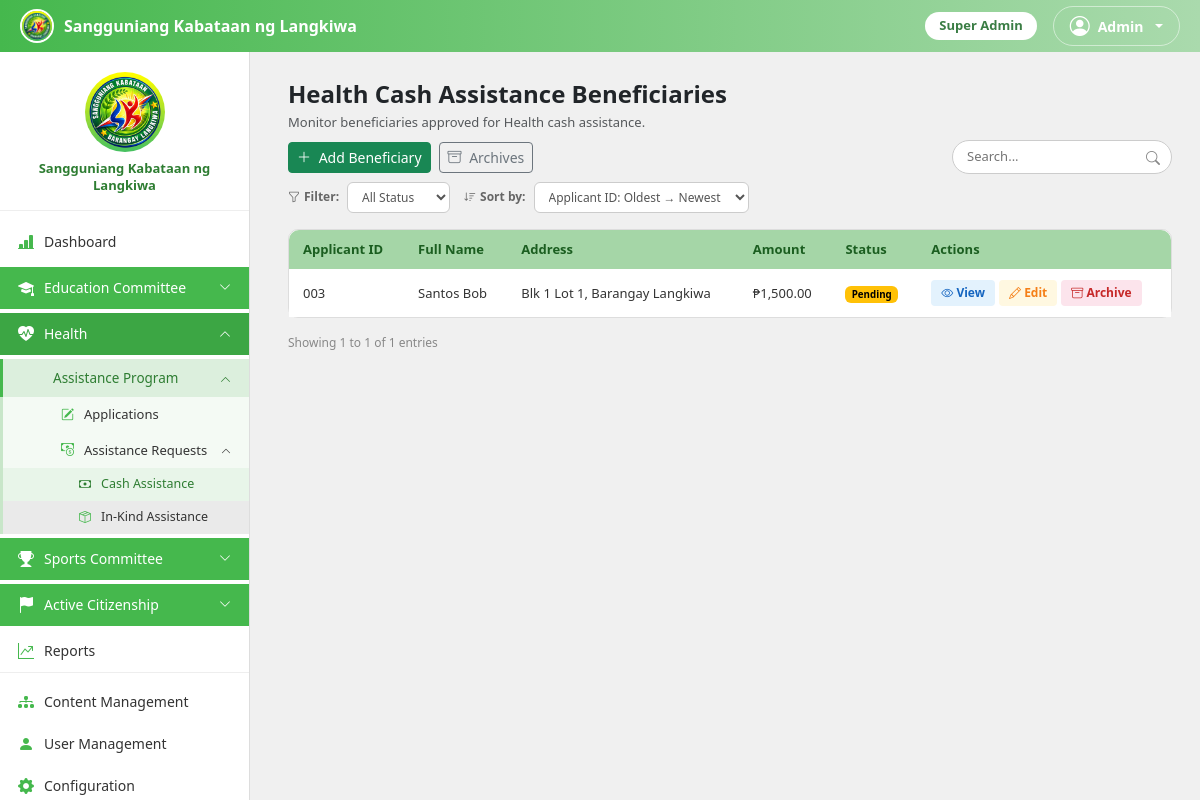
/admin/Health/HealthCashAssistance.php (signed in), run on the app's committed database.
### tables this page shows
CREATE TABLE site_settings (
    id TINYINT PRIMARY KEY DEFAULT 1,
    logo_path VARCHAR(255) NULL,
    about_text TEXT NULL,
    sk_office_address VARCHAR(255) NULL,
    contact_number VARCHAR(40) NULL,
    office_hours VARCHAR(100) NULL,
    site_name VARCHAR(150) NULL,
    tagline VARCHAR(200) NULL,
    welcome_message TEXT NULL,
    email VARCHAR(150) NULL,
    facebook_url VARCHAR(255) NULL,
    terms_conditions TEXT NULL,
    privacy_policy TEXT NULL,
    allow_public_applications TINYINT(1) NOT NULL DEFAULT 1,
    show_announcements TINYINT(1) NOT NULL DEFAULT 1,
    current_academic_year VARCHAR(20) NOT NULL DEFAULT '2025-2026',
    current_semester VARCHAR(20) NOT NULL DEFAULT '2nd Semester',
    requirements_deadline DATE NULL COMMENT 'Cutoff for scholars to submit updated requirements for the current term; set via End Semester or edited manually in Site Settings',
    requirements_open TINYINT(1) NOT NULL DEFAULT 0 COMMENT 'Whether scholars can currently submit updated requirements. Turned on by End Semester (a fresh renewal window for the new term); auto-treated as closed again once requirements_deadline passes',
    default_allowance_amount DECIMAL(10,2) NOT NULL DEFAULT 2000.00,
    activities_required_per_term INT NOT NULL DEFAULT 3
);

CREATE TABLE users (
    user_id INT AUTO_INCREMENT PRIMARY KEY,
    last_name VARCHAR(100) NOT NULL,
    first_name VARCHAR(100) NOT NULL,
    middle_name VARCHAR(100) NULL,
    age INT NULL,
    gender ENUM('Male','Female') NULL,
    email VARCHAR(150) NOT NULL UNIQUE,
    password_hash VARCHAR(255) NOT NULL,
    role ENUM('applicant','scholar','admin','committee_admin','secretary','treasurer') NOT NULL DEFAULT 'applicant',
    position_title VARCHAR(100) NULL,
    profile_photo VARCHAR(255) NULL,
    status ENUM('active','inactive','archived') NOT NULL DEFAULT 'active',
    created_at DATETIME NOT NULL DEFAULT CURRENT_TIMESTAMP,
    archived_at DATETIME NULL
);

CREATE TABLE committees (
    committee_id INT AUTO_INCREMENT PRIMARY KEY,
    code VARCHAR(40) NOT NULL UNIQUE,
    name VARCHAR(150) NOT NULL,
    description VARCHAR(255) NULL,
    icon VARCHAR(60) NULL,
    archived_at DATETIME NULL
);

CREATE TABLE program_tabs (
    tab_id INT AUTO_INCREMENT PRIMARY KEY,
    committee_id INT NOT NULL,
    program_id INT NULL DEFAULT NULL COMMENT 'Links this tab to a catalog entry in programs — NULL for the two built-in tracks (scholarship/assistance)',
    track_code VARCHAR(30) NOT NULL,
    label VARCHAR(100) NOT NULL,
    icon VARCHAR(60) NOT NULL DEFAULT 'bi-hand-holding-heart-fill',
    is_visible TINYINT(1) NOT NULL DEFAULT 1,
    sort_order INT NOT NULL DEFAULT 0,
    max_slots INT NULL DEFAULT NULL COMMENT 'NULL = unlimited slots for this program',
    UNIQUE KEY uniq_committee_track (committee_id, track_code),
    FOREIGN KEY (committee_id) REFERENCES committees(committee_id)
);

CREATE TABLE assistance_beneficiaries (
    beneficiary_id INT AUTO_INCREMENT PRIMARY KEY,
    application_id INT NOT NULL UNIQUE,
    type ENUM('cash','in_kind') NOT NULL,
    amount DECIMAL(10,2) NULL,
    items VARCHAR(255) NULL,
    quantity INT NULL,
    status ENUM('pending','released','distributed') NOT NULL DEFAULT 'pending',
    date_released DATE NULL,
    date_distributed DATE NULL,
    archived_at DATETIME NULL,
    FOREIGN KEY (application_id) REFERENCES applications(application_id)
);

CREATE TABLE applications (
    application_id INT AUTO_INCREMENT PRIMARY KEY,
    user_id INT NOT NULL,
    committee_id INT NOT NULL,
    program_track VARCHAR(30) NOT NULL DEFAULT 'assistance',
    program_id INT NULL,
    status ENUM('pending','approved','declined') NOT NULL DEFAULT 'pending',
    decline_reason VARCHAR(255) NULL,
    academic_year VARCHAR(20) NULL,
    semester VARCHAR(20) NULL,
    submitted_at DATETIME NOT NULL DEFAULT CURRENT_TIMESTAMP,
    decided_at DATETIME NULL,
    decided_by INT NULL,
    archived_at DATETIME NULL,
    FOREIGN KEY (user_id) REFERENCES users(user_id),
    FOREIGN KEY (committee_id) REFERENCES committees(committee_id),
    FOREIGN KEY (program_id) REFERENCES programs(program_id),
    FOREIGN KEY (decided_by) REFERENCES users(user_id)
);

### admin/Health/HealthCashAssistance.php (the view, shortened to what the rows shown need)
<?php
require_once __DIR__ . '/../../config/forms.php';
requireRole(['admin', 'committee_admin', 'secretary', 'treasurer']);
$committeeId = getCommitteeIdByCode('health');
$track = 'assistance';
$type = 'cash';
$programId = isset($_GET['program_id']) && $_GET['program_id'] !== '' ? (int)$_GET['program_id'] : null;
$sql = "SELECT a.application_id, a.user_id, a.program_id, ab.beneficiary_id, ab.amount, ab.status AS b_status, ab.date_released
        FROM applications a
        LEFT JOIN assistance_beneficiaries ab ON ab.application_id = a.application_id AND ab.type = 'cash'
        WHERE a.committee_id = ? AND a.program_track = ? AND a.status = 'approved' AND a.archived_at IS NULL AND (ab.beneficiary_id IS NULL OR ab.archived_at IS NULL)"
    . ($programId !== null ? " AND a.program_id = ?" : "") . "
        ORDER BY a.application_id ASC";
$stmt = $conn->prepare($sql);
if ($programId !== null) {
    $stmt->bind_param('isi', $committeeId, $track, $programId);
} else {
    $stmt->bind_param('is', $committeeId, $track);
}
$stmt->execute();
$rows = $stmt->get_result()->fetch_all(MYSQLI_ASSOC);
$rows = array_values(array_filter($rows, function ($row) use ($type) {
    if ($row['beneficiary_id']) {
        return true;
    }
    return assistanceTypeAnswerMatches(answerByKey(['answers' => $row['answers']], $row['fields'], 'assistance_type'), $type);
}));
$sortBy = $_GET['sort'] ?? '';
$displayRows = $rows;
switch ($sortBy) {
    case 'id_asc':
    default:
        usort($displayRows, fn($a, $b) => $a['application_id'] <=> $b['application_id']);
        break;
}
function statusBadgeClass($status)
{
    switch ($status) {
        case 'pending':
            return 'warning';
    }
}
function statusLabel($status)
{
    switch ($status) {
        case 'pending':
            return 'Pending';
    }
}
$perPage = 10;
$totalRows = count($displayRows);
$totalPages = max(1, (int)ceil($totalRows / $perPage));
$page = max(1, min($totalPages, (int)($_GET['page'] ?? 1)));
$pagedRows = array_slice($displayRows, ($page - 1) * $perPage, $perPage);
$activeLink = 'HealthCashAssistance';
?>
<!DOCTYPE html>
<html lang="en">
<head>
    <link href="https://cdn.jsdelivr.net/npm/bootstrap@5.3.3/dist/css/bootstrap.min.css" rel="stylesheet">
    <link href="https://cdn.jsdelivr.net/npm/bootstrap-icons@1.11.3/font/bootstrap-icons.min.css" rel="stylesheet">
    <link href="<?php echo APP_BASE; ?>/assets/css/admin.css" rel="stylesheet">
</head>
<body>
    <?php include __DIR__ . '/../../includes/adminsidebar.php'; ?>
    <div class="main-content">
        <div class="table-card">
            <div class="table-responsive-wrap">
                <table class="table mb-0">
                    <thead>
                        <tr>
                            <th>Applicant ID</th>
                            <th>Full Name</th>
                            <th>Address</th>
                            <th>Amount</th>
                            <th>Status</th>
                            <th>Actions</th>
                        </tr>
                    </thead>
                    <tbody>
                        <?php foreach ($pagedRows as $row): ?>
                            <tr>
                                <td><?php echo str_pad($row['application_id'], 3, '0', STR_PAD_LEFT); ?></td>
                                <td><?php echo e($row['full_name']); ?></td>
                                <td><?php echo e($row['address']); ?></td>
                                <td><?php echo $row['beneficiary_id'] ? '₱' . number_format((float)$row['amount'], 2) : '—'; ?></td>
                                <td><span class="badge text-bg-<?php echo statusBadgeClass($row['display_status']); ?>"><?php echo statusLabel($row['display_status']); ?></span></td>
                                <td class="d-flex gap-1">
                                    <?php if ($row['beneficiary_id']): ?>
                                        <button class="btn-view" data-bs-toggle="modal" data-bs-target="#viewModal<?php echo $row['beneficiary_id']; ?>"><i class="bi bi-eye"></i> View</button>
                                        <button class="btn-edit" data-bs-toggle="modal" data-bs-target="#editModal<?php echo $row['beneficiary_id']; ?>"><i class="bi bi-pencil"></i> Edit</button>
                                        <button class="btn-archive" data-bs-toggle="modal" data-bs-target="#archiveModal<?php echo $row['beneficiary_id']; ?>"><i class="bi bi-archive"></i> Archive</button>
                                    <?php else: ?>
                                        <button type="button" class="btn-view" onclick="document.getElementById('addAppSelect').value='<?php echo $row['application_id']; ?>';" data-bs-toggle="modal" data-bs-target="#addBeneficiaryModal"><i class="bi bi-plus-lg"></i> Add</button>
                                    <?php endif; ?>
                                </td>
                            </tr>
                        <?php endforeach; ?>
                    </tbody>
                </table>
            </div>
        </div>
    </div>
</body>
</html>

### includes/adminsidebar.php (shortened to what the rows shown need)
<?php
require_once __DIR__ . '/../config/forms.php';
$activeLink = $activeLink ?? '';
$adminMe = currentUser();
$isSuperAdmin = hasFullCommitteeAccess($adminMe['role'] ?? '');
$myCommitteeIds = $isSuperAdmin ? [] : getUserCommitteeIds($adminMe['user_id']);
function committeeAllowed($committeeId)
{
    global $isSuperAdmin, $myCommitteeIds;
    return $isSuperAdmin || in_array((int)$committeeId, $myCommitteeIds, true);
}
$healthCommitteeId = getCommitteeIdByCode('health');
$healthTabs = getProgramTabs($healthCommitteeId, false);
function navActive($name)
{
    global $activeLink;
    return $activeLink === $name ? ' active' : '';
}
function groupExpanded($prefixes)
{
    global $activeLink;
    foreach ((array)$prefixes as $prefix) {
        if (strpos($activeLink, $prefix) === 0) {
            return true;
        }
    }
    return false;
}
?>
<div class="topbar">
    <div class="brand">
        <img src="<?php echo siteLogoUrl(); ?>" alt="Logo">
        <span class="brand-text d-none d-sm-inline"><?php echo e(siteName()); ?></span>
    </div>
    <div class="d-flex align-items-center gap-3">
        <?php $roleBadgeLabels = ['admin' => 'Super Admin', 'committee_admin' => 'Committee Admin', 'secretary' => 'Secretary', 'treasurer' => 'Treasurer']; ?>
        <span class="role-badge d-none d-sm-inline-block"><?php echo e($roleBadgeLabels[$adminMe['role'] ?? ''] ?? ucfirst($adminMe['role'] ?? '')); ?></span>
        <div class="dropdown">
            <a href="#" class="dropdown-toggle d-flex align-items-center gap-2 text-white text-decoration-none border border-white border-opacity-50 rounded-pill px-3 py-1"
                data-bs-toggle="dropdown" style="font-size: 14px; font-weight: 600;">
                <i class="bi bi-person-circle fs-5"></i> <?php echo e($adminMe['first_name'] ?? 'Admin'); ?>
            </a>
        </div>
    </div>
</div>
<div class="sidebar" id="sidebar">
    <div class="logo-wrap">
        <img src="<?php echo siteLogoUrl(); ?>" alt="Logo">
        <p><?php echo e(siteName()); ?></p>
    </div>
    <nav>
        <?php
        $isBaseProgramView = empty($_GET['ptab']);
        ?>
        <?php
        $healthExpanded = groupExpanded('Health');
        $healthAssistExpanded = $isBaseProgramView && groupExpanded(['HealthApplicants', 'HealthCashAssistance', 'HealthInKindAssistance']);
        $healthReqExpanded = $isBaseProgramView && groupExpanded(['HealthCashAssistance', 'HealthInKindAssistance']);
        ?>
        <?php if (committeeAllowed($healthCommitteeId) && !empty($healthTabs['assistance']['is_visible'])): ?>
            <a href="#healthMenu" class="nav-link-item nav-parent" data-bs-toggle="collapse" role="button" aria-expanded="<?php echo $healthExpanded ? 'true' : 'false'; ?>" aria-controls="healthMenu">
                <i class="bi bi-heart-pulse-fill"></i> Health
                <i class="bi bi-chevron-down toggle-icon"></i>
            </a>
            <div class="collapse<?php echo $healthExpanded ? ' show' : ''; ?>" id="healthMenu">
                <div class="submenu">
                    <a href="#healthAssistanceProgramMenu" class="nav-link-item nav-sub nav-sub-parent nav-program-tab" data-bs-toggle="collapse" role="button" aria-expanded="<?php echo $healthAssistExpanded ? 'true' : 'false'; ?>" aria-controls="healthAssistanceProgramMenu">
                        <i class="bi <?php echo e($healthTabs['assistance']['icon']); ?>"></i> <?php echo e($healthTabs['assistance']['label']); ?>
                        <i class="bi bi-chevron-down toggle-icon-sub"></i>
                    </a>
                    <div class="collapse<?php echo $healthAssistExpanded ? ' show' : ''; ?>" id="healthAssistanceProgramMenu">
                        <div class="submenu-nested program-sub">
                            <a href="<?php echo APP_BASE; ?>/admin/Health/HealthApplicants.php" class="nav-link-item nav-sub-sub<?php echo $isBaseProgramView ? navActive('HealthApplicants') : ''; ?>"><i class="bi bi-pencil-square"></i> Applications</a>
                            <a href="#healthAssistanceMenu" class="nav-link-item nav-sub-sub nav-sub-sub-parent" data-bs-toggle="collapse" role="button" aria-expanded="<?php echo $healthReqExpanded ? 'true' : 'false'; ?>" aria-controls="healthAssistanceMenu">
                                <i class="bi bi-cash-coin"></i> Assistance Requests
                                <i class="bi bi-chevron-down toggle-icon-sub-sub"></i>
                            </a>
                            <div class="collapse<?php echo $healthReqExpanded ? ' show' : ''; ?>" id="healthAssistanceMenu">
                                <div class="submenu-nested-2">
                                    <a href="<?php echo APP_BASE; ?>/admin/Health/HealthCashAssistance.php" class="nav-link-item nav-sub-sub-sub<?php echo $isBaseProgramView ? navActive('HealthCashAssistance') : ''; ?>"><i class="bi bi-cash"></i> Cash Assistance</a>
                                    <a href="<?php echo APP_BASE; ?>/admin/Health/HealthInKindAssistance.php" class="nav-link-item nav-sub-sub-sub<?php echo $isBaseProgramView ? navActive('HealthInKindAssistance') : ''; ?>"><i class="bi bi-box-seam"></i> In-Kind Assistance</a>
                                </div>
                            </div>
                        </div>
                    </div>
                </div>
            </div>
        <?php endif; ?>
    </nav>
</div>

### data on the page
site_settings: site_name "Sangguniang Kabataan ng Langkiwa"
users: role "Super Admin", first_name "Admin"
committees: committee_id.label "Assistance Program"
assistance_beneficiaries: application.application_id "003", full_name "Santos Bob", address "Blk 1 Lot 1, Barangay Langkiwa", amount "1,500.00", status "Pending"

### other printed values
$activeProgram ? $activeProgram['name'] : 'Health' "Health"
$from "1"
$to "1"
$totalRows "1"
